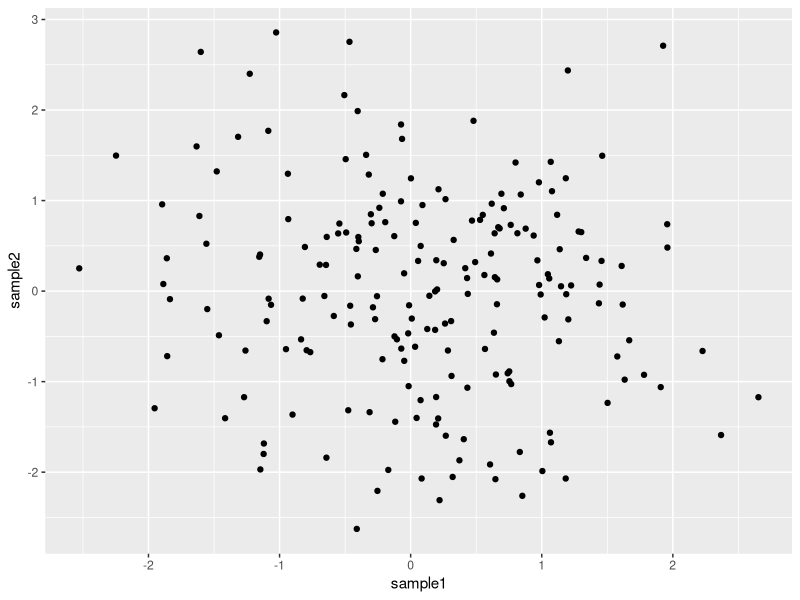
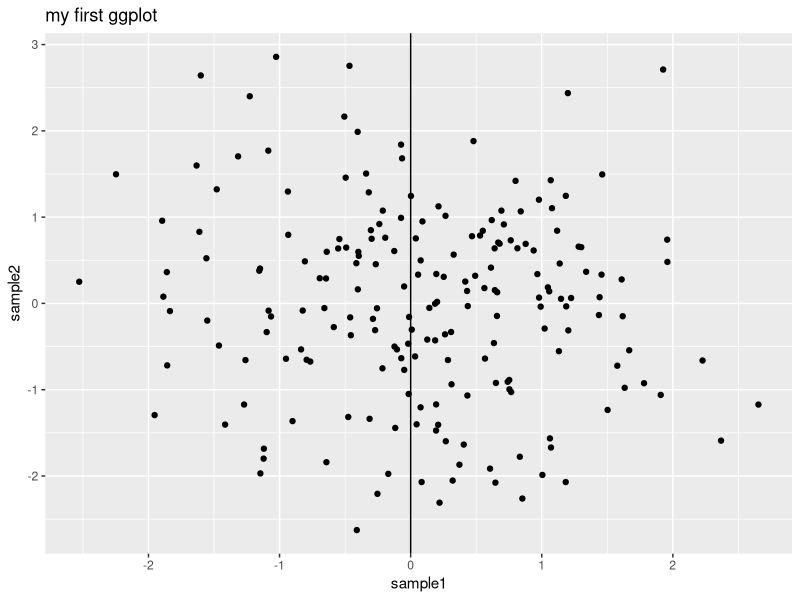
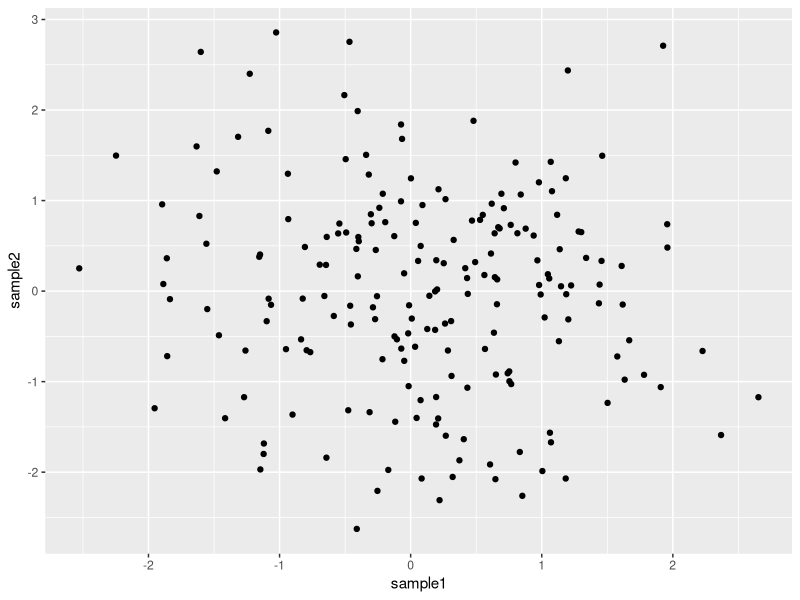
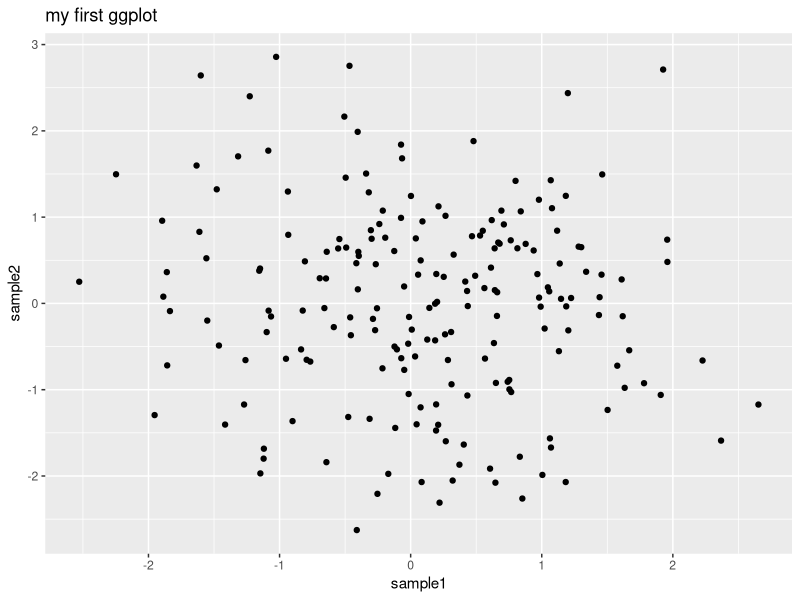
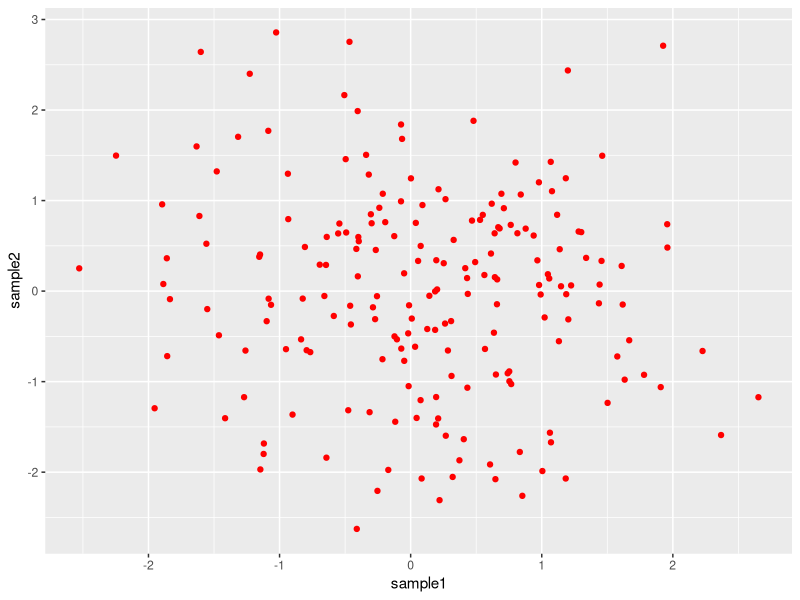
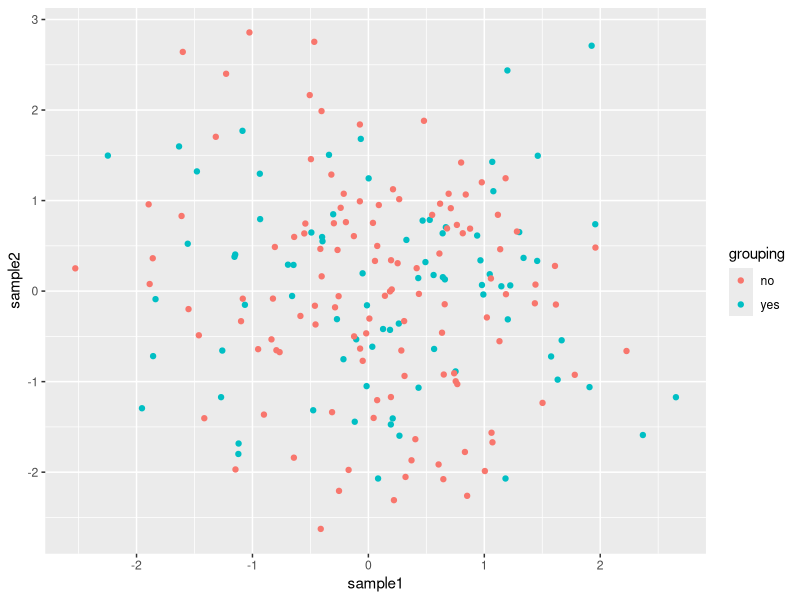
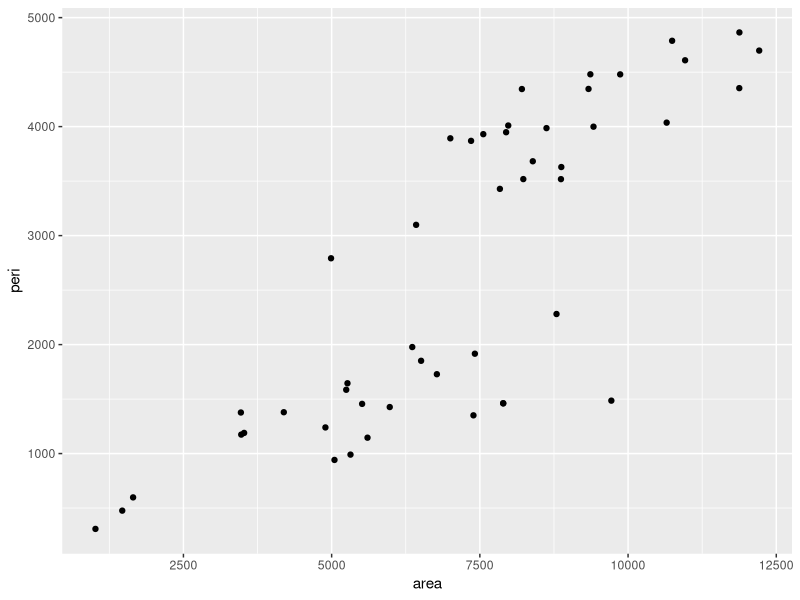
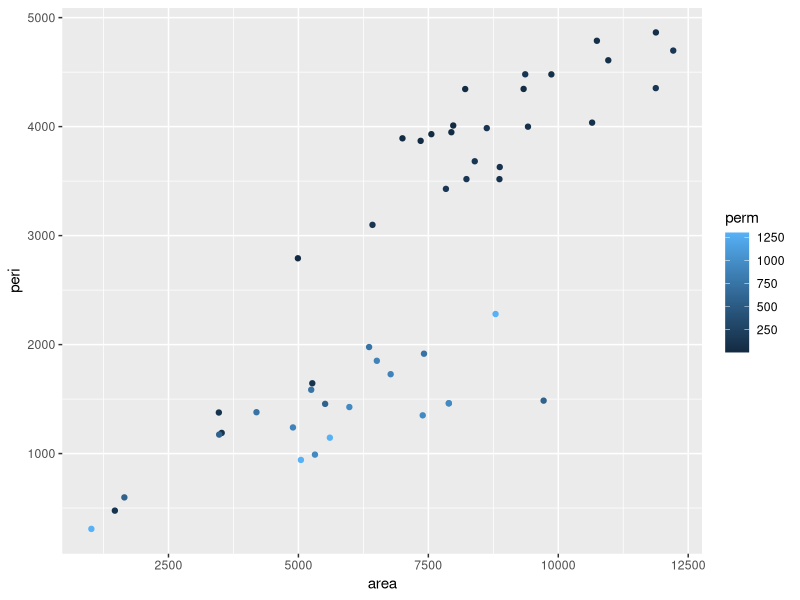

These charts were generated, in order, by the following R code:
## ---- chunk 1
knitr::opts_chunk$set(fig.width=5, fig.height=4,
                      echo=TRUE, warning=FALSE, message=FALSE)
## ---- chunk 2
library(ggplot2)
## ---- chunk 3
# Create a data frame
df1 <- data.frame(sample1=rnorm(200), sample2=rnorm(200))

# Plot !
ggplot(data=df1 , mapping=aes(x=sample1, y=sample2)) + 
	geom_point()
## ---- chunk 4
ggplot(data= df1 , mapping=aes(x=sample1, y=sample2)) + 
  geom_point() +
	ggtitle(label="my first ggplot") +
	geom_vline(xintercept=0)
## ---- chunk 5
# Save in an object
p <- ggplot(data= df1 , mapping=aes(x=sample1, y=sample2)) +
	geom_point()

# Show p: write p in the console and ENTER
p

# Add layers to that object
p + ggtitle(label="my first ggplot")
## ---- chunk 6
ggplot(data=df1 , mapping=aes(x=sample1, y=sample2)) +
	geom_point(color="red") 
## ---- chunk 7
# Build a new data frame df2 from df1: 
  # add a column "grouping" containing "yes" and "no" values.
df2 <- data.frame(df1, 
                  grouping=rep(c("yes", "no"), c(80, 120)))

# Plot and add the color parameter in the aes():
pscat <- ggplot(data=df2, mapping=aes(x=sample1, y=sample2, color=grouping)) + 
  geom_point()
pscat
## ---- chunk 8
# Create a scatter plot of **area** versus **peri** (perimeter).
ggplot(data=rock, mapping=aes(x=area, y=peri)) + geom_point()

# Color the points according to column **perm** of **rock**
ggplot(data=rock, mapping=aes(x=area, y=peri, color=perm)) + 
    geom_point()

# Create a horizontal line representing the **median perimeter**.
ggplot(data=rock, mapping=aes(x=area, y=peri, color=perm)) + 
    geom_point() + 
    geom_hline(yintercept=median(rock$peri))
## ---- chunk 9
ggplot(data=df2, mapping=aes(x="", y=sample1)) + geom_boxplot()
## ---- chunk 10
ggplot(data=df2, mapping=aes(x=grouping, y=sample1)) + geom_boxplot()
## ---- chunk 11
# load package
library("reshape2")

# convert to long format
df_long <- melt(data=df2)
	# all numeric values are organized into only one column: value
# plot:
ggplot(data=df_long, mapping=aes(x=variable, y=value)) + 
  geom_boxplot()
## ---- chunk 12
# Either color (color of the box border)
ggplot(data=df_long, mapping=aes(x=variable, y=value, color=grouping)) + 
  geom_boxplot()
## ---- chunk 13
# Or fill (color inside the box)
ggplot(data=df_long, mapping=aes(x=variable, y=value, fill=grouping)) + 
  geom_boxplot()
## ---- chunk 14
pbox_fill <- ggplot(data=df_long, mapping=aes(x=variable, y=value, fill=grouping)) + 
	geom_boxplot() +
	scale_fill_manual(values=c("slateblue2", "chocolate"))

pbox_fill

pbox_col <- ggplot(data=df_long, mapping=aes(x=variable, y=value, color=grouping)) +
        geom_boxplot() +
        scale_color_manual(values=c("slateblue2", "chocolate"))
pbox_col
## ---- chunk 15
# Create a boxplot that represents the **uptake** for each **Treatment**.
ggplot(data=CO2, mapping=aes(x=Treatment, y=uptake)) + geom_boxplot()
# Split each boxplot per **Type**.
ggplot(data=CO2, mapping=aes(x=Treatment, y=uptake, fill=Type)) + 
    geom_boxplot()
# Move the legend to the bottom of the plot.
ggplot(data=CO2, mapping=aes(x=Treatment, y=uptake, fill=Type)) + 
    geom_boxplot() +
    theme(legend.position = "bottom")
## ---- chunk 16
# A simple bar plot
ggplot(data=df2, mapping=aes(x=grouping)) + geom_bar()
## ---- chunk 17
# Save the plot in the object "p"
pbar <- ggplot(data=df2, mapping=aes(x=grouping, fill=grouping)) + 
  geom_bar()

pbar

# Change x axis label with scale_x_discrete and change order of the bars:
p2 <- pbar + scale_x_discrete(name="counts of yes / no", limits=c("yes", "no"))

p2

# Swapping x and y axis with coord_flip():
p3 <- p2 + coord_flip()

p3

# Change fill
p4 <- p3 + scale_fill_manual(values=c("yellow", "cyan"))

p4
## ---- chunk 18
# Create a barplot of the different **feed supplements**.
ggplot(data=chickwts, mapping=aes(x=feed)) + 
  geom_bar()

# Change the orientation of the x-axis labels
ggplot(data=chickwts, mapping=aes(x=feed)) + 
  geom_bar() +
  theme(axis.text.x=element_text(angle=45))
## ---- chunk 19
pcr <- data.frame(Dkk1=c(18.2, 18.1, 17.8, 17.85, 18.6, 12.4, 10.7),
                  Pten=c(15.1,15.2, 15.0, 15.6, 15.3, 14.8, 15.9),
                  Tp53=c(9.1, 9.9, 9.25, 8.7, 8.8, 9.3, 7.8))
## ---- chunk 20
pcr_summary <- data.frame(average=apply(pcr, 2, mean), 
                          standard_deviation=apply(pcr, 2, sd),
                          genes=colnames(pcr))
## ---- chunk 21
ggplot(pcr_summary, aes(x=genes, y=average, fill=genes)) + 
  geom_bar(stat = "identity") +
  geom_errorbar(aes(ymin=average-standard_deviation, ymax=average+standard_deviation), colour="black", width=.1) 
## ---- chunk 22
ggplot(data=df1, mapping=aes(x=sample1)) + geom_histogram()
## ---- chunk 23
ggplot(data=df_long, mapping=aes(x=value)) + geom_histogram()
## ---- chunk 24
ggplot(data=df_long, mapping=aes(x=value, fill=variable)) + geom_histogram()
## ---- chunk 25
phist <- ggplot(data=df_long, mapping=aes(x=value, fill=variable)) + 
	geom_histogram(position='dodge')
phist
## ---- chunk 26
# Create a histogram of the rocks **perimeter**.
ggplot(data=rock, mapping=aes(x=peri)) + geom_histogram()
# Add a density plot to the histogram
ggplot(data=rock, mapping=aes(x=peri)) + 
    geom_histogram(aes(y=..density..)) +
    geom_density(alpha=.2, fill="lightblue") 
## ---- chunk 27
# go back to a previous plot
p <- ggplot(data=df_long, mapping=aes(x=value)) + geom_histogram()

# Try different themes
p + theme_bw()
p + theme_minimal()
p + theme_void()
p + theme_grey()
p + theme_dark()
p + theme_light() 
## ---- chunk 28
# load package
library(gridExtra)
# 2 rows and 2 columns
grid.arrange(pscat, pbox_fill, pbar, phist, nrow=2, ncol=2)
## ---- chunk 29
# 1 row and 4 columns
grid.arrange(pscat, pbox_fill, pbar, phist, nrow=1, ncol=4)
